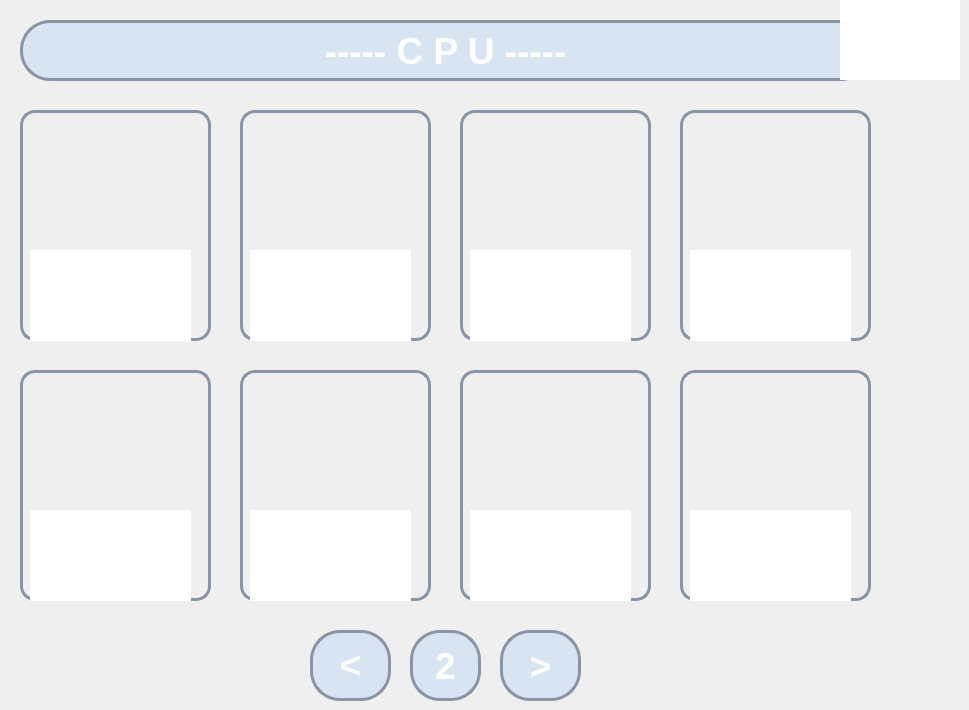
    <widget class="QWidget" name="page_5">
     <widget class="QLabel" name="label_14">
      <property name="geometry">
       <rect>
        <x>20</x>
        <y>20</y>
        <width>851</width>
        <height>61</height>
       </rect>
      </property>
      <property name="font">
       <font>
        <pointsize>28</pointsize>
        <weight>75</weight>
        <bold>true</bold>
       </font>
      </property>
      <property name="styleSheet">
       <string notr="true">background-color: rgba(0, 120, 255, 25);
border-radius: 30px;
border: 3px solid #8994A4;
color:white;</string>
      </property>
      <property name="text">
       <string>----- C P U -----</string>
      </property>
      <property name="alignment">
       <set>Qt::AlignCenter</set>
      </property>
     </widget>
     <widget class="QWidget" name="widget_12" native="true">
      <property name="geometry">
       <rect>
        <x>20</x>
        <y>110</y>
        <width>191</width>
        <height>231</height>
       </rect>
      </property>
      <property name="styleSheet">
       <string notr="true">
border-radius: 15px;
border: 3px solid #8994A4;</string>
      </property>
      <widget class="QLabel" name="label_32">
       <property name="geometry">
        <rect>
         <x>10</x>
         <y>-10</y>
         <width>171</width>
         <height>161</height>
        </rect>
       </property>
       <property name="styleSheet">
        <string notr="true">border-radius: 0px;
border: 0px;</string>
       </property>
       <property name="text">
        <string/>
       </property>
       <property name="pixmap">
        <pixmap>../icons/INTEL/Intel Core i5-14400F.png</pixmap>
       </property>
       <property name="scaledContents">
        <bool>true</bool>
       </property>
      </widget>
      <widget class="QTextEdit" name="textEdit_17">
       <property name="geometry">
        <rect>
         <x>10</x>
         <y>140</y>
         <width>161</width>
         <height>91</height>
        </rect>
       </property>
       <property name="styleSheet">
        <string notr="true">border-radius: 0px;
border: 0px;</string>
       </property>
       <property name="html">
        <string>&lt;!DOCTYPE HTML PUBLIC &quot;-//W3C//DTD HTML 4.0//EN&quot; &quot;http://www.w3.org/TR/REC-html40/strict.dtd&quot;&gt;
&lt;html&gt;&lt;head&gt;&lt;meta name=&quot;qrichtext&quot; content=&quot;1&quot; /&gt;&lt;style type=&quot;text/css&quot;&gt;
p, li { white-space: pre-wrap; }
&lt;/style&gt;&lt;/head&gt;&lt;body style=&quot; font-family:'MS Shell Dlg 2'; font-size:7.8pt; font-weight:400; font-style:normal;&quot;&gt;
&lt;p style=&quot; margin-top:0px; margin-bottom:0px; margin-left:0px; margin-right:0px; -qt-block-indent:0; text-indent:0px;&quot;&gt;&lt;span style=&quot; font-size:8pt; font-weight:600; color:#ffffff;&quot;&gt;Intel Core i3-13100F&lt;/span&gt;&lt;span style=&quot; font-size:8pt; color:#ffffff;&quot;&gt;&lt;br /&gt;4 nhân, 8 luồng&lt;br /&gt;Socket: LGA1700&lt;br /&gt;Văn phòng, game eSports&lt;br /&gt;Giá: ~2.9 triệu VNĐ&lt;/span&gt;&lt;/p&gt;&lt;/body&gt;&lt;/html&gt;</string>
       </property>
      </widget>
     </widget>
     <widget class="QWidget" name="widget_13" native="true">
      <property name="geometry">
       <rect>
        <x>240</x>
        <y>110</y>
        <width>191</width>
        <height>231</height>
       </rect>
      </property>
      <property name="styleSheet">
       <string notr="true">
border-radius: 15px;
border: 3px solid #8994A4;</string>
      </property>
      <widget class="QLabel" name="label_33">
       <property name="geometry">
        <rect>
         <x>20</x>
         <y>0</y>
         <width>151</width>
         <height>141</height>
        </rect>
       </property>
       <property name="styleSheet">
        <string notr="true">border-radius: 0px;
border: 0px;</string>
       </property>
       <property name="text">
        <string/>
       </property>
       <property name="pixmap">
        <pixmap>../icons/INTEL/Intel Core i5-14600K.png</pixmap>
       </property>
       <property name="scaledContents">
        <bool>true</bool>
       </property>
      </widget>
      <widget class="QTextEdit" name="textEdit_18">
       <property name="geometry">
        <rect>
         <x>10</x>
         <y>140</y>
         <width>161</width>
         <height>91</height>
        </rect>
       </property>
       <property name="styleSheet">
        <string notr="true">border-radius: 0px;
border: 0px;</string>
       </property>
       <property name="html">
        <string>&lt;!DOCTYPE HTML PUBLIC &quot;-//W3C//DTD HTML 4.0//EN&quot; &quot;http://www.w3.org/TR/REC-html40/strict.dtd&quot;&gt;
&lt;html&gt;&lt;head&gt;&lt;meta name=&quot;qrichtext&quot; content=&quot;1&quot; /&gt;&lt;style type=&quot;text/css&quot;&gt;
p, li { white-space: pre-wrap; }
&lt;/style&gt;&lt;/head&gt;&lt;body style=&quot; font-family:'MS Shell Dlg 2'; font-size:7.8pt; font-weight:400; font-style:normal;&quot;&gt;
&lt;p style=&quot; margin-top:0px; margin-bottom:0px; margin-left:0px; margin-right:0px; -qt-block-indent:0; text-indent:0px;&quot;&gt;&lt;span style=&quot; font-size:8pt; font-weight:600; color:#ffffff;&quot;&gt;Intel Core i3-13100F&lt;/span&gt;&lt;span style=&quot; font-size:8pt; color:#ffffff;&quot;&gt;&lt;br /&gt;4 nhân, 8 luồng&lt;br /&gt;Socket: LGA1700&lt;br /&gt;Văn phòng, game eSports&lt;br /&gt;Giá: ~2.9 triệu VNĐ&lt;/span&gt;&lt;/p&gt;&lt;/body&gt;&lt;/html&gt;</string>
       </property>
      </widget>
     </widget>
     <widget class="QWidget" name="widget_14" native="true">
      <property name="geometry">
       <rect>
        <x>460</x>
        <y>110</y>
        <width>191</width>
        <height>231</height>
       </rect>
      </property>
      <property name="styleSheet">
       <string notr="true">
border-radius: 15px;
border: 3px solid #8994A4;</string>
      </property>
      <widget class="QLabel" name="label_34">
       <property name="geometry">
        <rect>
         <x>0</x>
         <y>-10</y>
         <width>191</width>
         <height>171</height>
        </rect>
       </property>
       <property name="styleSheet">
        <string notr="true">border-radius: 0px;
border: 0px;</string>
       </property>
       <property name="text">
        <string/>
       </property>
       <property name="pixmap">
        <pixmap>../icons/INTEL/Intel Core i7-13700K.png</pixmap>
       </property>
       <property name="scaledContents">
        <bool>true</bool>
       </property>
      </widget>
      <widget class="QTextEdit" name="textEdit_19">
       <property name="geometry">
        <rect>
         <x>10</x>
         <y>140</y>
         <width>161</width>
         <height>91</height>
        </rect>
       </property>
       <property name="styleSheet">
        <string notr="true">border-radius: 0px;
border: 0px;</string>
       </property>
       <property name="html">
        <string>&lt;!DOCTYPE HTML PUBLIC &quot;-//W3C//DTD HTML 4.0//EN&quot; &quot;http://www.w3.org/TR/REC-html40/strict.dtd&quot;&gt;
&lt;html&gt;&lt;head&gt;&lt;meta name=&quot;qrichtext&quot; content=&quot;1&quot; /&gt;&lt;style type=&quot;text/css&quot;&gt;
p, li { white-space: pre-wrap; }
&lt;/style&gt;&lt;/head&gt;&lt;body style=&quot; font-family:'MS Shell Dlg 2'; font-size:7.8pt; font-weight:400; font-style:normal;&quot;&gt;
&lt;p style=&quot; margin-top:0px; margin-bottom:0px; margin-left:0px; margin-right:0px; -qt-block-indent:0; text-indent:0px;&quot;&gt;&lt;span style=&quot; font-size:8pt; font-weight:600; color:#ffffff;&quot;&gt;Intel Core i3-13100F&lt;/span&gt;&lt;span style=&quot; font-size:8pt; color:#ffffff;&quot;&gt;&lt;br /&gt;4 nhân, 8 luồng&lt;br /&gt;Socket: LGA1700&lt;br /&gt;Văn phòng, game eSports&lt;br /&gt;Giá: ~2.9 triệu VNĐ&lt;/span&gt;&lt;/p&gt;&lt;/body&gt;&lt;/html&gt;</string>
       </property>
      </widget>
     </widget>
     <widget class="QWidget" name="widget_15" native="true">
      <property name="geometry">
       <rect>
        <x>680</x>
        <y>110</y>
        <width>191</width>
        <height>231</height>
       </rect>
      </property>
      <property name="styleSheet">
       <string notr="true">
border-radius: 15px;
border: 3px solid #8994A4;</string>
      </property>
      <widget class="QLabel" name="label_35">
       <property name="geometry">
        <rect>
         <x>10</x>
         <y>-10</y>
         <width>181</width>
         <height>171</height>
        </rect>
       </property>
       <property name="styleSheet">
        <string notr="true">border-radius: 0px;
border: 0px;</string>
       </property>
       <property name="text">
        <string/>
       </property>
       <property name="pixmap">
        <pixmap>../icons/INTEL/Intel Core i7-13700K.png</pixmap>
       </property>
       <property name="scaledContents">
        <bool>true</bool>
       </property>
      </widget>
      <widget class="QTextEdit" name="textEdit_20">
       <property name="geometry">
        <rect>
         <x>10</x>
         <y>140</y>
         <width>161</width>
         <height>91</height>
        </rect>
       </property>
       <property name="styleSheet">
        <string notr="true">border-radius: 0px;
border: 0px;</string>
       </property>
       <property name="html">
        <string>&lt;!DOCTYPE HTML PUBLIC &quot;-//W3C//DTD HTML 4.0//EN&quot; &quot;http://www.w3.org/TR/REC-html40/strict.dtd&quot;&gt;
&lt;html&gt;&lt;head&gt;&lt;meta name=&quot;qrichtext&quot; content=&quot;1&quot; /&gt;&lt;style type=&quot;text/css&quot;&gt;
p, li { white-space: pre-wrap; }
&lt;/style&gt;&lt;/head&gt;&lt;body style=&quot; font-family:'MS Shell Dlg 2'; font-size:7.8pt; font-weight:400; font-style:normal;&quot;&gt;
&lt;p style=&quot; margin-top:0px; margin-bottom:0px; margin-left:0px; margin-right:0px; -qt-block-indent:0; text-indent:0px;&quot;&gt;&lt;span style=&quot; font-size:8pt; font-weight:600; color:#ffffff;&quot;&gt;Intel Core i3-13100F&lt;/span&gt;&lt;span style=&quot; font-size:8pt; color:#ffffff;&quot;&gt;&lt;br /&gt;4 nhân, 8 luồng&lt;br /&gt;Socket: LGA1700&lt;br /&gt;Văn phòng, game eSports&lt;br /&gt;Giá: ~2.9 triệu VNĐ&lt;/span&gt;&lt;/p&gt;&lt;/body&gt;&lt;/html&gt;</string>
       </property>
      </widget>
     </widget>
     <widget class="QWidget" name="widget_16" native="true">
      <property name="geometry">
       <rect>
        <x>680</x>
        <y>370</y>
        <width>191</width>
        <height>231</height>
       </rect>
      </property>
      <property name="styleSheet">
       <string notr="true">
border-radius: 15px;
border: 3px solid #8994A4;</string>
      </property>
      <widget class="QLabel" name="label_36">
       <property name="geometry">
        <rect>
         <x>10</x>
         <y>0</y>
         <width>171</width>
         <height>161</height>
        </rect>
       </property>
       <property name="styleSheet">
        <string notr="true">border-radius: 0px;
border: 0px;</string>
       </property>
       <property name="text">
        <string/>
       </property>
       <property name="pixmap">
        <pixmap>../icons/AMD/AMD Ryzen 9 9900X.png</pixmap>
       </property>
       <property name="scaledContents">
        <bool>true</bool>
       </property>
      </widget>
      <widget class="QTextEdit" name="textEdit_24">
       <property name="geometry">
        <rect>
         <x>10</x>
         <y>140</y>
         <width>161</width>
         <height>91</height>
        </rect>
       </property>
       <property name="styleSheet">
        <string notr="true">border-radius: 0px;
border: 0px;</string>
       </property>
       <property name="html">
        <string>&lt;!DOCTYPE HTML PUBLIC &quot;-//W3C//DTD HTML 4.0//EN&quot; &quot;http://www.w3.org/TR/REC-html40/strict.dtd&quot;&gt;
&lt;html&gt;&lt;head&gt;&lt;meta name=&quot;qrichtext&quot; content=&quot;1&quot; /&gt;&lt;style type=&quot;text/css&quot;&gt;
p, li { white-space: pre-wrap; }
&lt;/style&gt;&lt;/head&gt;&lt;body style=&quot; font-family:'MS Shell Dlg 2'; font-size:7.8pt; font-weight:400; font-style:normal;&quot;&gt;
&lt;p style=&quot; margin-top:0px; margin-bottom:0px; margin-left:0px; margin-right:0px; -qt-block-indent:0; text-indent:0px;&quot;&gt;&lt;span style=&quot; font-size:8pt; font-weight:600; color:#ffffff;&quot;&gt;Intel Core i3-13100F&lt;/span&gt;&lt;span style=&quot; font-size:8pt; color:#ffffff;&quot;&gt;&lt;br /&gt;4 nhân, 8 luồng&lt;br /&gt;Socket: LGA1700&lt;br /&gt;Văn phòng, game eSports&lt;br /&gt;Giá: ~2.9 triệu VNĐ&lt;/span&gt;&lt;/p&gt;&lt;/body&gt;&lt;/html&gt;</string>
       </property>
      </widget>
     </widget>
     <widget class="QWidget" name="widget_17" native="true">
      <property name="geometry">
       <rect>
        <x>460</x>
        <y>370</y>
        <width>191</width>
        <height>231</height>
       </rect>
      </property>
      <property name="styleSheet">
       <string notr="true">
border-radius: 15px;
border: 3px solid #8994A4;</string>
      </property>
      <widget class="QLabel" name="label_37">
       <property name="geometry">
        <rect>
         <x>10</x>
         <y>0</y>
         <width>171</width>
         <height>161</height>
        </rect>
       </property>
       <property name="styleSheet">
        <string notr="true">border-radius: 0px;
border: 0px;</string>
       </property>
       <property name="text">
        <string/>
       </property>
       <property name="pixmap">
        <pixmap>../icons/AMD/AMD Ryzen 7 9700X.png</pixmap>
       </property>
       <property name="scaledContents">
        <bool>true</bool>
       </property>
      </widget>
      <widget class="QTextEdit" name="textEdit_23">
       <property name="geometry">
        <rect>
         <x>10</x>
         <y>140</y>
         <width>161</width>
         <height>91</height>
        </rect>
       </property>
       <property name="styleSheet">
        <string notr="true">border-radius: 0px;
border: 0px;</string>
       </property>
       <property name="html">
        <string>&lt;!DOCTYPE HTML PUBLIC &quot;-//W3C//DTD HTML 4.0//EN&quot; &quot;http://www.w3.org/TR/REC-html40/strict.dtd&quot;&gt;
&lt;html&gt;&lt;head&gt;&lt;meta name=&quot;qrichtext&quot; content=&quot;1&quot; /&gt;&lt;style type=&quot;text/css&quot;&gt;
p, li { white-space: pre-wrap; }
&lt;/style&gt;&lt;/head&gt;&lt;body style=&quot; font-family:'MS Shell Dlg 2'; font-size:7.8pt; font-weight:400; font-style:normal;&quot;&gt;
&lt;p style=&quot; margin-top:0px; margin-bottom:0px; margin-left:0px; margin-right:0px; -qt-block-indent:0; text-indent:0px;&quot;&gt;&lt;span style=&quot; font-size:8pt; font-weight:600; color:#ffffff;&quot;&gt;Intel Core i3-13100F&lt;/span&gt;&lt;span style=&quot; font-size:8pt; color:#ffffff;&quot;&gt;&lt;br /&gt;4 nhân, 8 luồng&lt;br /&gt;Socket: LGA1700&lt;br /&gt;Văn phòng, game eSports&lt;br /&gt;Giá: ~2.9 triệu VNĐ&lt;/span&gt;&lt;/p&gt;&lt;/body&gt;&lt;/html&gt;</string>
       </property>
      </widget>
     </widget>
     <widget class="QWidget" name="widget_18" native="true">
      <property name="geometry">
       <rect>
        <x>240</x>
        <y>370</y>
        <width>191</width>
        <height>231</height>
       </rect>
      </property>
      <property name="styleSheet">
       <string notr="true">
border-radius: 15px;
border: 3px solid #8994A4;</string>
      </property>
      <widget class="QLabel" name="label_38">
       <property name="geometry">
        <rect>
         <x>10</x>
         <y>0</y>
         <width>171</width>
         <height>161</height>
        </rect>
       </property>
       <property name="styleSheet">
        <string notr="true">border-radius: 0px;
border: 0px;</string>
       </property>
       <property name="text">
        <string/>
       </property>
       <property name="pixmap">
        <pixmap>../icons/AMD/AMD Ryzen 7 7800X3D.png</pixmap>
       </property>
       <property name="scaledContents">
        <bool>true</bool>
       </property>
      </widget>
      <widget class="QTextEdit" name="textEdit_22">
       <property name="geometry">
        <rect>
         <x>10</x>
         <y>140</y>
         <width>161</width>
         <height>91</height>
        </rect>
       </property>
       <property name="styleSheet">
        <string notr="true">border-radius: 0px;
border: 0px;</string>
       </property>
       <property name="html">
        <string>&lt;!DOCTYPE HTML PUBLIC &quot;-//W3C//DTD HTML 4.0//EN&quot; &quot;http://www.w3.org/TR/REC-html40/strict.dtd&quot;&gt;
&lt;html&gt;&lt;head&gt;&lt;meta name=&quot;qrichtext&quot; content=&quot;1&quot; /&gt;&lt;style type=&quot;text/css&quot;&gt;
p, li { white-space: pre-wrap; }
&lt;/style&gt;&lt;/head&gt;&lt;body style=&quot; font-family:'MS Shell Dlg 2'; font-size:7.8pt; font-weight:400; font-style:normal;&quot;&gt;
&lt;p style=&quot; margin-top:0px; margin-bottom:0px; margin-left:0px; margin-right:0px; -qt-block-indent:0; text-indent:0px;&quot;&gt;&lt;span style=&quot; font-size:8pt; font-weight:600; color:#ffffff;&quot;&gt;Intel Core i3-13100F&lt;/span&gt;&lt;span style=&quot; font-size:8pt; color:#ffffff;&quot;&gt;&lt;br /&gt;4 nhân, 8 luồng&lt;br /&gt;Socket: LGA1700&lt;br /&gt;Văn phòng, game eSports&lt;br /&gt;Giá: ~2.9 triệu VNĐ&lt;/span&gt;&lt;/p&gt;&lt;/body&gt;&lt;/html&gt;</string>
       </property>
      </widget>
     </widget>
     <widget class="QWidget" name="widget_20" native="true">
      <property name="geometry">
       <rect>
        <x>20</x>
        <y>370</y>
        <width>191</width>
        <height>231</height>
       </rect>
      </property>
      <property name="styleSheet">
       <string notr="true">
border-radius: 15px;
border: 3px solid #8994A4;</string>
      </property>
      <widget class="QLabel" name="label_39">
       <property name="geometry">
        <rect>
         <x>10</x>
         <y>0</y>
         <width>171</width>
         <height>161</height>
        </rect>
       </property>
       <property name="styleSheet">
        <string notr="true">border-radius: 0px;
border: 0px;</string>
       </property>
       <property name="text">
        <string/>
       </property>
       <property name="pixmap">
        <pixmap>../icons/AMD/AMD Ryzen 7 5700X3D.png</pixmap>
       </property>
       <property name="scaledContents">
        <bool>true</bool>
       </property>
      </widget>
      <widget class="QTextEdit" name="textEdit_21">
       <property name="geometry">
        <rect>
         <x>10</x>
         <y>140</y>
         <width>161</width>
         <height>91</height>
        </rect>
       </property>
       <property name="styleSheet">
        <string notr="true">border-radius: 0px;
border: 0px;</string>
       </property>
       <property name="html">
        <string>&lt;!DOCTYPE HTML PUBLIC &quot;-//W3C//DTD HTML 4.0//EN&quot; &quot;http://www.w3.org/TR/REC-html40/strict.dtd&quot;&gt;
&lt;html&gt;&lt;head&gt;&lt;meta name=&quot;qrichtext&quot; content=&quot;1&quot; /&gt;&lt;style type=&quot;text/css&quot;&gt;
p, li { white-space: pre-wrap; }
&lt;/style&gt;&lt;/head&gt;&lt;body style=&quot; font-family:'MS Shell Dlg 2'; font-size:7.8pt; font-weight:400; font-style:normal;&quot;&gt;
&lt;p style=&quot; margin-top:0px; margin-bottom:0px; margin-left:0px; margin-right:0px; -qt-block-indent:0; text-indent:0px;&quot;&gt;&lt;span style=&quot; font-size:8pt; font-weight:600; color:#ffffff;&quot;&gt;Intel Core i3-13100F&lt;/span&gt;&lt;span style=&quot; font-size:8pt; color:#ffffff;&quot;&gt;&lt;br /&gt;4 nhân, 8 luồng&lt;br /&gt;Socket: LGA1700&lt;br /&gt;Văn phòng, game eSports&lt;br /&gt;Giá: ~2.9 triệu VNĐ&lt;/span&gt;&lt;/p&gt;&lt;/body&gt;&lt;/html&gt;</string>
       </property>
      </widget>
     </widget>
     <widget class="QLabel" name="label_15">
      <property name="geometry">
       <rect>
        <x>410</x>
        <y>630</y>
        <width>71</width>
        <height>71</height>
       </rect>
      </property>
      <property name="font">
       <font>
        <pointsize>28</pointsize>
        <weight>75</weight>
        <bold>true</bold>
       </font>
      </property>
      <property name="styleSheet">
       <string notr="true">background-color: rgba(0, 120, 255, 25);
border-radius: 30px;
border: 3px solid #8994A4;
color:white;</string>
      </property>
      <property name="text">
       <string>2</string>
      </property>
      <property name="alignment">
       <set>Qt::AlignCenter</set>
      </property>
     </widget>
     <widget class="QLabel" name="label_16">
      <property name="geometry">
       <rect>
        <x>500</x>
        <y>630</y>
        <width>81</width>
        <height>71</height>
       </rect>
      </property>
      <property name="font">
       <font>
        <pointsize>28</pointsize>
        <weight>75</weight>
        <bold>true</bold>
       </font>
      </property>
      <property name="styleSheet">
       <string notr="true">background-color: rgba(0, 120, 255, 25);
border-radius: 30px;
border: 3px solid #8994A4;
color:white;</string>
      </property>
      <property name="text">
       <string>&gt;</string>
      </property>
      <property name="alignment">
       <set>Qt::AlignCenter</set>
      </property>
     </widget>
     <widget class="QLabel" name="label_17">
      <property name="geometry">
       <rect>
        <x>310</x>
        <y>630</y>
        <width>81</width>
        <height>71</height>
       </rect>
      </property>
      <property name="font">
       <font>
        <pointsize>28</pointsize>
        <weight>75</weight>
        <bold>true</bold>
       </font>
      </property>
      <property name="styleSheet">
       <string notr="true">background-color: rgba(0, 120, 255, 25);
border-radius: 30px;
border: 3px solid #8994A4;
color:white;</string>
      </property>
      <property name="text">
       <string>&lt;</string>
      </property>
      <property name="alignment">
       <set>Qt::AlignCenter</set>
      </property>
     </widget>
     <widget class="QWidget" name="widget_3" native="true">
      <property name="geometry">
       <rect>
        <x>840</x>
        <y>0</y>
        <width>120</width>
        <height>80</height>
       </rect>
      </property>
      <property name="styleSheet">
       <string notr="true">background: white;</string>
      </property>
     </widget>
    </widget>
